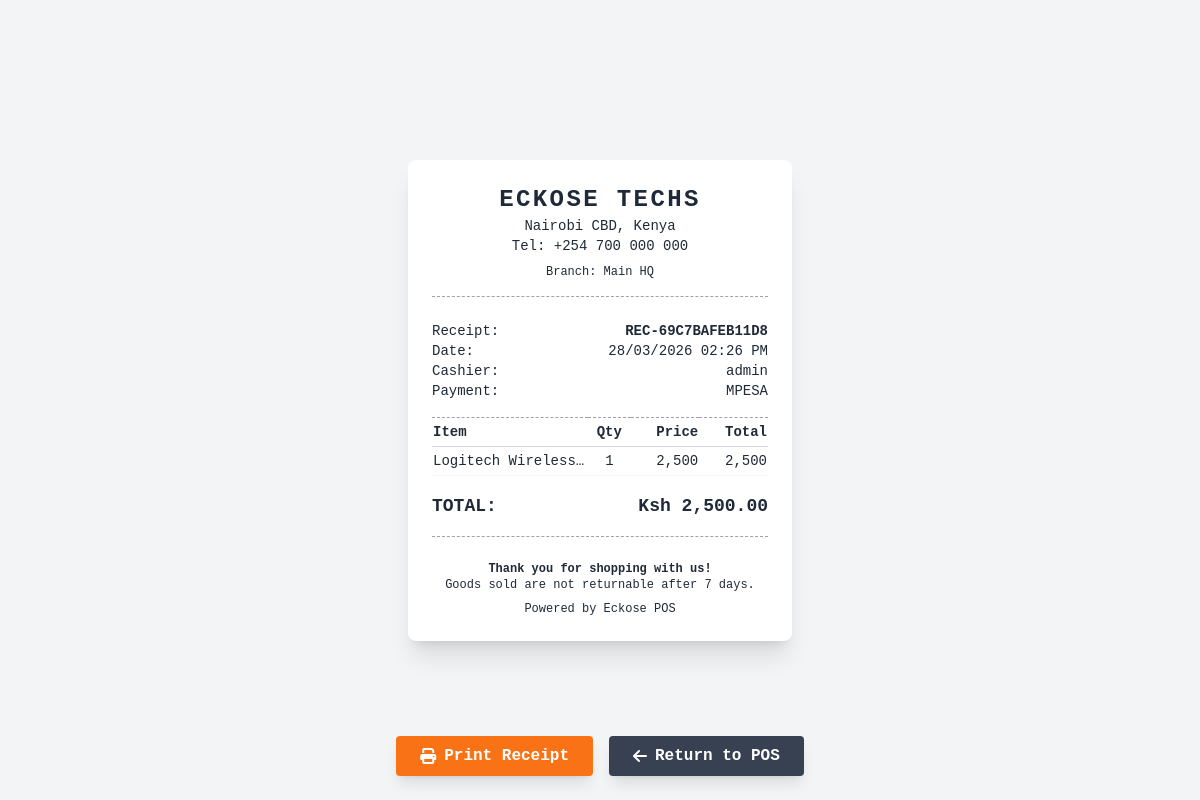
/pages/pos_receipt.php?receipt=REC-69C7BAFEB11D8 (signed in), run on the app's committed database.
### tables this page shows
CREATE TABLE `sales` (
  `id` int(11) NOT NULL,
  `receipt_no` varchar(50) NOT NULL,
  `user_id` int(11) DEFAULT NULL,
  `branch_id` int(11) DEFAULT NULL,
  `customer_id` int(11) DEFAULT NULL,
  `total_amount` decimal(10,2) NOT NULL,
  `payment_method` enum('Cash','Mpesa','Card') NOT NULL,
  `payment_status` enum('Paid','Pending','Failed') DEFAULT 'Paid',
  `created_at` timestamp NOT NULL DEFAULT current_timestamp()
);

CREATE TABLE `branches` (
  `id` int(11) NOT NULL,
  `branch_name` varchar(100) NOT NULL,
  `address` text DEFAULT NULL,
  `created_at` timestamp NOT NULL DEFAULT current_timestamp()
);

CREATE TABLE `users` (
  `id` int(11) NOT NULL,
  `username` varchar(50) NOT NULL,
  `password` varchar(255) NOT NULL,
  `role` enum('Admin','Cashier') DEFAULT 'Cashier',
  `branch_id` int(11) DEFAULT NULL,
  `created_at` timestamp NOT NULL DEFAULT current_timestamp()
);

CREATE TABLE `sale_items` (
  `id` int(11) NOT NULL,
  `sale_id` int(11) DEFAULT NULL,
  `product_id` int(11) DEFAULT NULL,
  `quantity` int(11) NOT NULL,
  `unit_price` decimal(10,2) NOT NULL,
  `subtotal` decimal(10,2) NOT NULL
);

CREATE TABLE `products` (
  `id` int(11) NOT NULL,
  `barcode` varchar(100) DEFAULT NULL,
  `product_name` varchar(150) NOT NULL,
  `description` text DEFAULT NULL,
  `image` varchar(255) DEFAULT 'default.png',
  `cost_price` decimal(10,2) NOT NULL,
  `selling_price` decimal(10,2) NOT NULL,
  `stock_quantity` int(11) DEFAULT 0,
  `min_stock_level` int(11) DEFAULT 5,
  `supplier_id` int(11) DEFAULT NULL,
  `created_at` timestamp NOT NULL DEFAULT current_timestamp()
);

### pages/pos_receipt.php (the view, shortened to what this page needs)
<?php
require_once '../config/database.php';
$receipt_no = isset($_GET['receipt']) ? $_GET['receipt'] : '';
$stmt = $pdo->prepare("
    SELECT s.*, u.username as cashier_name, b.branch_name
    FROM sales s
    LEFT JOIN users u ON s.user_id = u.id
    LEFT JOIN branches b ON s.branch_id = b.id
    WHERE s.receipt_no = ?
");
$stmt->execute([$receipt_no]);
$sale = $stmt->fetch();
$stmt = $pdo->prepare("
    SELECT si.*, p.product_name
    FROM sale_items si
    JOIN products p ON si.product_id = p.id
    WHERE si.sale_id = ?
");
$stmt->execute([$sale['id']]);
$items = $stmt->fetchAll();
?>
<!DOCTYPE html>
<html lang="en">
<head>
    <script src="https://cdn.tailwindcss.com"></script>
    <link rel="stylesheet" href="https://cdnjs.cloudflare.com/ajax/libs/font-awesome/6.4.0/css/all.min.css">
</head>
<body class="bg-gray-100 flex items-center justify-center min-h-screen p-4 receipt-font">
    <div class="bg-white p-6 rounded-lg shadow-xl w-full max-w-sm receipt-box text-sm text-gray-800">
        <div class="text-center mb-6 border-b border-dashed border-gray-400 pb-4">
            <h2 class="text-2xl font-bold uppercase tracking-widest">Eckose Techs</h2>
            <p>Nairobi CBD, Kenya</p>
            <p>Tel: +254 700 000 000</p>
            <p class="mt-2 text-xs">Branch: <?= htmlspecialchars($sale['branch_name'] ?? 'Main HQ') ?></p>
        </div>
        <div class="mb-4">
            <div class="flex justify-between"><span>Receipt:</span> <span class="font-bold"><?= htmlspecialchars($sale['receipt_no']) ?></span></div>
            <div class="flex justify-between"><span>Date:</span> <span><?= date('d/m/Y h:i A', strtotime($sale['created_at'])) ?></span></div>
            <div class="flex justify-between"><span>Cashier:</span> <span><?= htmlspecialchars($sale['cashier_name'] ?? 'Admin') ?></span></div>
            <div class="flex justify-between"><span>Payment:</span> <span class="uppercase"><?= htmlspecialchars($sale['payment_method']) ?></span></div>
        </div>
        <table class="w-full mb-4 border-t border-b border-dashed border-gray-400 py-2">
            <thead>
                <tr class="border-b border-gray-300">
                    <th class="text-left py-1">Item</th>
                    <th class="text-center py-1">Qty</th>
                    <th class="text-right py-1">Price</th>
                    <th class="text-right py-1">Total</th>
                </tr>
            </thead>
            <tbody>
                <?php foreach($items as $item): ?>
                <tr class="border-b border-gray-100 py-1">
                    <td class="text-left py-1 truncate max-w-[100px]"><?= htmlspecialchars($item['product_name']) ?></td>
                    <td class="text-center py-1"><?= $item['quantity'] ?></td>
                    <td class="text-right py-1"><?= number_format($item['unit_price'], 0) ?></td>
                    <td class="text-right py-1"><?= number_format($item['subtotal'], 0) ?></td>
                </tr>
                <?php endforeach; ?>
            </tbody>
        </table>
        <div class="mb-6 border-b border-dashed border-gray-400 pb-4">
            <div class="flex justify-between font-bold text-lg mt-2">
                <span>TOTAL:</span>
                <span>Ksh <?= number_format($sale['total_amount'], 2) ?></span>
            </div>
        </div>
        <div class="text-center text-xs mt-6">
            <p class="font-bold">Thank you for shopping with us!</p>
            <p>Goods sold are not returnable after 7 days.</p>
            <p class="mt-2">Powered by Eckose POS</p>
        </div>
    </div>
    <div class="fixed bottom-6 left-0 right-0 flex justify-center gap-4 no-print">
        <button onclick="window.print()" class="bg-orange-500 text-white font-bold py-2 px-6 rounded shadow-lg hover:bg-orange-600 transition flex items-center">
            <i class="fas fa-print mr-2"></i> Print Receipt
        </button>
        <button onclick="window.location.href='pos.php'" class="bg-gray-700 text-white font-bold py-2 px-6 rounded shadow-lg hover:bg-gray-800 transition flex items-center">
            <i class="fas fa-arrow-left mr-2"></i> Return to POS
        </button>
    </div>
</body>
</html>

### pages/pos_receipt.php (style rules this page uses)
.receipt-font { font-family: 'Courier New', Courier, monospace; }

### data on the page
sales: branch.branch_name "Main HQ", receipt_no "REC-69C7BAFEB11D8", created_at "28/03/2026 02:26 PM", user.username "admin", payment_method "MPESA", total_amount "2,500.00"
sale_items: product.product_name "Logitech Wireless…", quantity "1", unit_price "2,500", subtotal "2,500"
